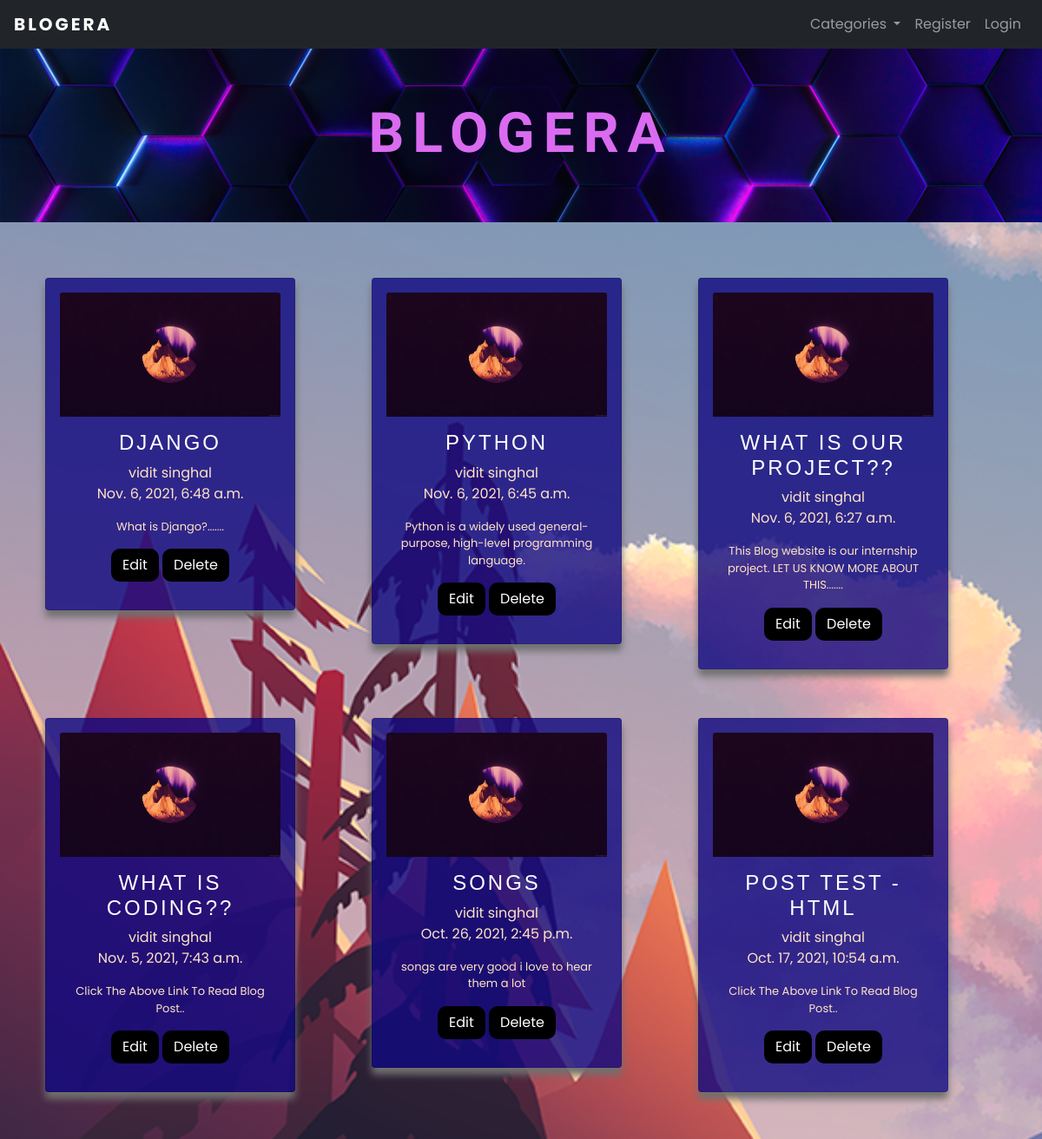
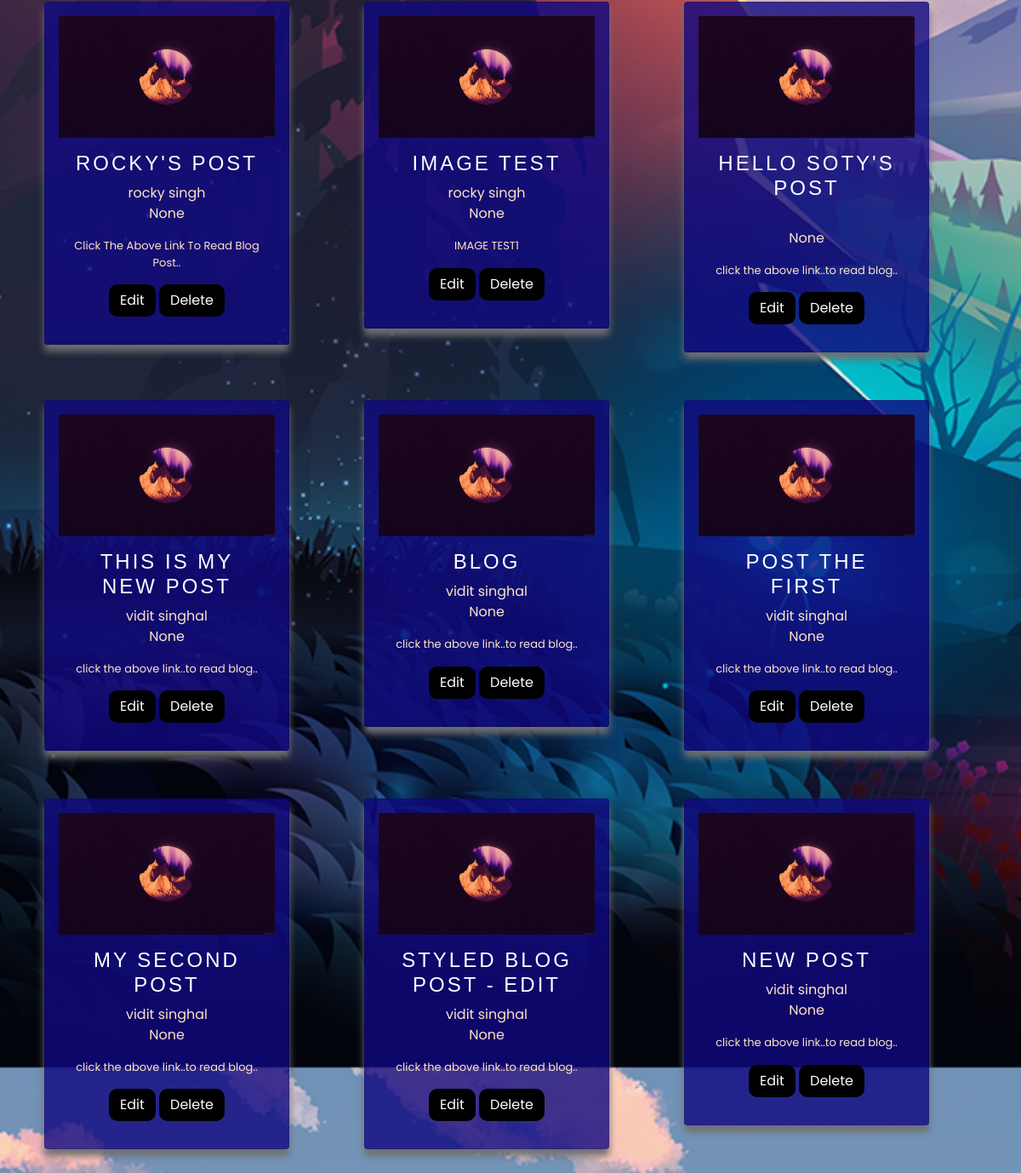
The page / on the database its author committed (2 pictures, top to bottom).
### theblog/models.py (models this page shows, shortened)
class Post(models.Model):
    title = models.CharField(max_length=255)
    header_image = models.ImageField(null=True, blank=True, upload_to="images/")
    author = models.ForeignKey(User, on_delete=models.CASCADE)
    body = RichTextField(blank=True, null=True)
    post_date = models.DateTimeField(auto_now_add=True)
    category = models.CharField(max_length=255, default='coding')
    snippet = models.CharField(max_length=255, default='Click The Above Link To Read Blog Post..')
    likes = models.ManyToManyField(User, related_name='blog_posts')

### theblog/views.py (the view)
# urls.py: path('', HomeView.as_view(), name="home"),
class HomeView(ListView):
    model = Post
    template_name = 'home.html'
    ordering = ['-post_date']
    def get_context_data(self, *args, **kwargs):
        cat_menu = Category.objects.all()
        context = super(HomeView, self).get_context_data(*args, **kwargs)
        context["cat_menu"] = cat_menu
        return context

### theblog/models.py (called while the page is built)
    def __str__(self):
        return self.name

### theblog/templates/home.html
{% extends 'base.html' %} {% load static %} {% block content %}
<div id="post-div" class="container-fluid">
  <div id="img-container" class="container-fluid">
    <img
      id="img-div"
      src="./../../static/theblog/images/banner.jpg"
      alt="Banner"
    />
    <div id="img-text" class="container-fluid"><h1>BLOGERA</h1></div>
  </div>
  <div id="articles-list" class="container-fluid">
    <div class="row row-cols-1 row-cols-md-3 g-4">
      {% for post in object_list %}
      <div id="articles-list1" class="container-fluid">
        <div class="col">
          <div id="home-card" class="card" style="width: 18rem">
            <img
              class="card-img-top"
              src="./../../static/theblog/images/default-post.jpg"
              alt="Card image cap"
            />
            <div id="home-card-body" class="card-body">
              <h5 id="title" class="card-title">
                <a href="{% url 'article-detail' post.pk %}"
                  >{{ post.title }}</a
                >
              </h5>
              <p class="card-text">
                {{ post.author.first_name }} {{ post.author.last_name }}<br />
                {{ post.post_date }}
              </p>
              <p id="snip" class="card-text">{{ post.snippet }}</p>
              <a href="{% url 'update_post' post.pk %}" class="btn btn-solid-lg"
                >Edit</a
              >
              <a href="{% url 'delete_post' post.pk %}" class="btn btn-solid-lg"
                >Delete</a
              >
            </div>
          </div>
        </div>
      </div>
      {% endfor %}
    </div>
  </div>
</div>
{% endblock %}

### theblog/templates/base.html (shortened to what this page needs)
<!DOCTYPE html>
<html lang="en">
  <head>
    <link
      href="https://cdn.jsdelivr.net/npm/bootstrap@5.1.2/dist/css/bootstrap.min.css"
      rel="stylesheet"
    />
    <link href="/static/theblog/css/styles.css" rel="stylesheet" />
  </head>
  <body>
    <nav class="navbar navbar-expand-lg navbar-dark bg-dark">
      <div class="container-fluid">
        <a class="navbar-brand" href="{% url 'home' %}">BLOGERA</a>
        <div class="collapse navbar-collapse" id="navbarSupportedContent">
          <ul class="navbar-nav ms-auto mb-2 mb-lg-0">
            {% if cat_menu %}
            <li class="nav-item dropdown">
              <a
                class="nav-link dropdown-toggle"
                href="#"
                id="navbarDropdown"
                role="button"
                data-bs-toggle="dropdown"
                aria-expanded="false"
              >
                Categories
              </a>
            </li>
            {% else %}
            <li class="nav-item">
              <a class="nav-link" href="{% url 'category-list' %}"
                >Categories</a
              >
            </li>
            {% endif %} {% if user.is_authenticated %}
            <li class="nav-item">
              <a class="nav-link" href="{% url 'add_post' %}">Add Post</a>
            </li>
            <li class="nav-item">
              <a class="nav-link" href="{% url 'add_category' %}"
                >Add Category</a
              >
            </li>
            {% else %}
            <li class="nav-item">
              <a class="nav-link" href="{% url 'register' %}">Register</a>
            </li>
            <li class="nav-item">
              <a class="nav-link" href="{% url 'login' %}">Login</a>
            </li>
            {% endif %}
          </ul>
        </div>
      </div>
    </nav>
    {% block content %} {% endblock %}
  </body>
</html>

### static/theblog/css/styles.css (style rules this page uses)
body, html { font-family: "Poppins", Arial, Helvetica, sans-serif; }
nav { padding-left: 1rem; padding-right: 1rem; }
#articles-list { padding: 3rem; }
#articles-list1 { padding: 1rem; }
#img-div { text-align: center; display: block; width: 100%; height: 200px; object-fit: cover; }
#img-container { text-align: center; position: relative; }
.container-fluid { padding-right: unset; padding-left: unset; }
#img-text { position: absolute; top: 30%; }
#img-text h1 { font-family: "Rampart One", Arial, Helvetica, sans-serif; font-size: 4em; font-weight: 900; letter-spacing: 10px; color: #ea73ffee; }
.navbar-brand { letter-spacing: 3px; margin-right: unset; font-weight: bold; }
#home-card.card { box-shadow: 0 8px 8px 0 rgb(112, 112, 112); padding: 16px; text-align: center; background-color: #110981cc; display: flex; }
#snip { font-size: small; }
.card-title { letter-spacing: 3px; font-size: x-large; text-transform: uppercase; }
#title a { font-family: "Alfa Slab One", Arial, Helvetica, sans-serif; text-transform: uppercase; text-decoration: none; color: #fff; }
.btn-solid-lg { border-radius: 10px; background: #000; color: #fff; text-decoration: none; }
.card-text { color: rgb(0, 0, 0); }
#home-card { flex-direction: column; overflow: hidden; transition: transform 0.5s; -webkit-transition: transform 0.5s; }
#home-card .card-text { color: bisque; }

### theblog/templates/base.html (style rules this page uses)
body { background-image: url(/static/theblog/images/background.png); background-size: cover; background-attachment: fixed; background-position-y: -10rem; }

### rows shown on the page
Post: title "DJANGO", author.first_name "vidit", author.last_name "singhal", post_date "Nov. 6, 2021, 6:48 a.m.", snippet "What is Django?......."
Post: title "PYTHON", author.first_name "vidit", author.last_name "singhal", post_date "Nov. 6, 2021, 6:45 a.m.", snippet "Python is a widely used general-purpose, high-level programming language."
Post: title "WHAT IS OUR PROJECT??", author.first_name "vidit", author.last_name "singhal", post_date "Nov. 6, 2021, 6:27 a.m.", snippet "This Blog website is our internship project. LET US KNOW MORE ABOUT THIS......."
Post: title "WHAT IS CODING??", author.first_name "vidit", author.last_name "singhal", post_date "Nov. 5, 2021, 7:43 a.m.", snippet "Click The Above Link To Read Blog Post.."
Post: title "SONGS", author.first_name "vidit", author.last_name "singhal", post_date "Oct. 26, 2021, 2:45 p.m.", snippet "songs are very good i love to hear them a lot"
Post: title "POST TEST - HTML", author.first_name "vidit", author.last_name "singhal", post_date "Oct. 17, 2021, 10:54 a.m.", snippet "Click The Above Link To Read Blog Post.."
Post: title "ROCKY'S POST", author.first_name "rocky", author.last_name "singh", post_date "None", snippet "Click The Above Link To Read Blog Post.."
Post: title "IMAGE TEST", author.first_name "rocky", author.last_name "singh", post_date "None", snippet "IMAGE TEST1"
Post: title "HELLO SOTY'S POST", post_date "None", snippet "click the above link..to read blog.."
Post: title "THIS IS MY NEW POST", author.first_name "vidit", author.last_name "singhal", post_date "None", snippet "click the above link..to read blog.."
Post: title "BLOG", author.first_name "vidit", author.last_name "singhal", post_date "None", snippet "click the above link..to read blog.."
Post: title "POST THE FIRST", author.first_name "vidit", author.last_name "singhal", post_date "None", snippet "click the above link..to read blog.."
Post: title "MY SECOND POST", author.first_name "vidit", author.last_name "singhal", post_date "None", snippet "click the above link..to read blog.."
Post: title "STYLED BLOG POST - EDIT", author.first_name "vidit", author.last_name "singhal", post_date "None", snippet "click the above link..to read blog.."
Post: title "NEW POST", author.first_name "vidit", author.last_name "singhal", post_date "None", snippet "click the above link..to read blog.."
